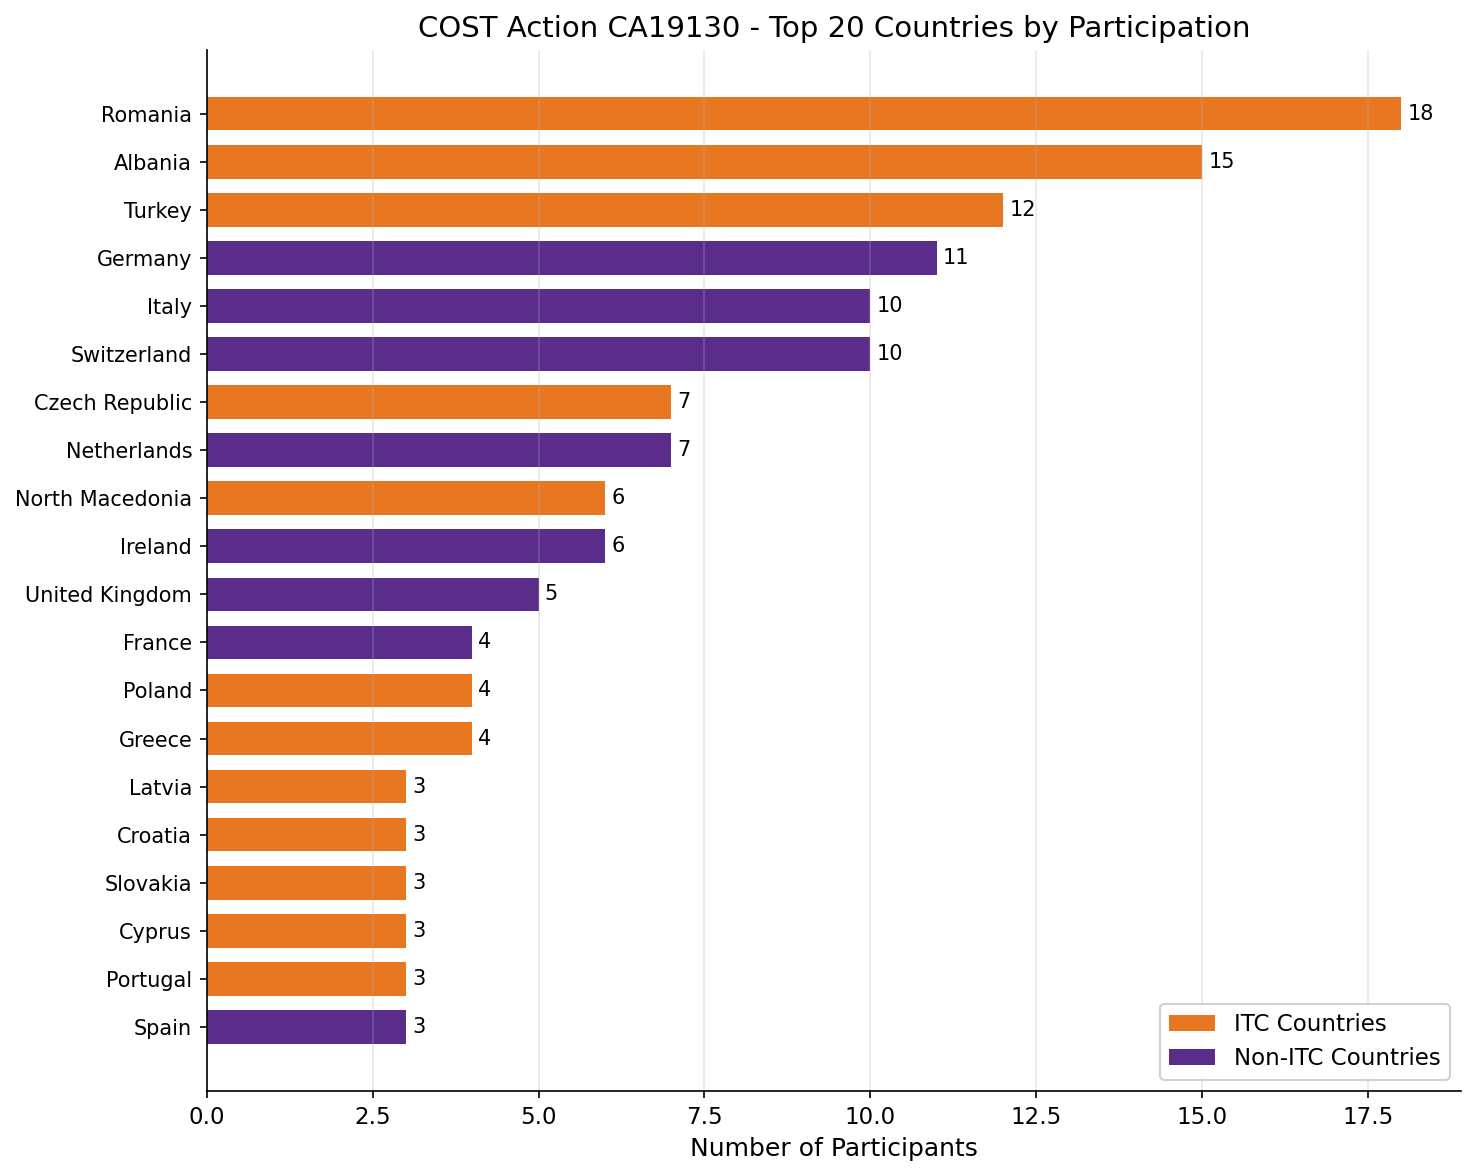

Reproduce this figure in Python.
"""Country Participation - Horizontal Bar Chart"""
import matplotlib.pyplot as plt
import numpy as np
from pathlib import Path

plt.rcParams.update({
    'font.size': 12, 'axes.labelsize': 12, 'axes.titlesize': 14,
    'xtick.labelsize': 11, 'ytick.labelsize': 10, 'legend.fontsize': 11,
    'figure.figsize': (10, 8), 'figure.dpi': 150
})

COST_PURPLE = '#5B2D8A'
COST_ORANGE = '#E87722'

# Country data with participant counts (from extracted data)
data = [
    ('Romania', 18, True), ('Albania', 15, True), ('Turkey', 12, True),
    ('Germany', 11, False), ('Italy', 10, False), ('Switzerland', 10, False),
    ('Czech Republic', 7, True), ('Netherlands', 7, False), ('North Macedonia', 6, True),
    ('Ireland', 6, False), ('United Kingdom', 5, False), ('France', 4, False),
    ('Poland', 4, True), ('Greece', 4, True), ('Latvia', 3, True),
    ('Croatia', 3, True), ('Slovakia', 3, True), ('Cyprus', 3, True),
    ('Portugal', 3, True), ('Spain', 3, False), ('Lithuania', 3, True),
    ('Hungary', 3, True), ('Finland', 2, False), ('Ukraine', 2, True),
    ('Belgium', 2, False), ('Norway', 2, False), ('Estonia', 1, True),
    ('Israel', 1, False), ('Iceland', 1, False), ('Austria', 1, False),
    ('Bulgaria', 1, True), ('Serbia', 1, True), ('United States', 1, False)
]

# Sort by count
data.sort(key=lambda x: x[1], reverse=True)

# Take top 20 for visibility
data = data[:20]

countries = [d[0] for d in data]
counts = [d[1] for d in data]
itc_flags = [d[2] for d in data]
colors = [COST_ORANGE if itc else COST_PURPLE for itc in itc_flags]

fig, ax = plt.subplots(figsize=(10, 8))

y = np.arange(len(countries))
bars = ax.barh(y, counts, color=colors, height=0.7)

ax.set_yticks(y)
ax.set_yticklabels(countries)
ax.set_xlabel('Number of Participants')
ax.set_title('COST Action CA19130 - Top 20 Countries by Participation')
ax.invert_yaxis()

# Add value labels
for bar, count in zip(bars, counts):
    width = bar.get_width()
    ax.annotate(str(count),
                xy=(width, bar.get_y() + bar.get_height() / 2),
                xytext=(3, 0), textcoords="offset points",
                ha='left', va='center', fontsize=10)

# Custom legend
from matplotlib.patches import Patch
legend_elements = [Patch(facecolor=COST_ORANGE, label='ITC Countries'),
                   Patch(facecolor=COST_PURPLE, label='Non-ITC Countries')]
ax.legend(handles=legend_elements, loc='lower right', framealpha=0.9)

ax.spines['top'].set_visible(False)
ax.spines['right'].set_visible(False)
ax.grid(axis='x', alpha=0.3)

plt.tight_layout()
plt.savefig(Path(__file__).parent / 'chart.pdf', dpi=300, bbox_inches='tight')
plt.savefig(Path(__file__).parent / 'chart.png', dpi=150, bbox_inches='tight')
plt.close()
print("Chart saved: 04_country_participation")
